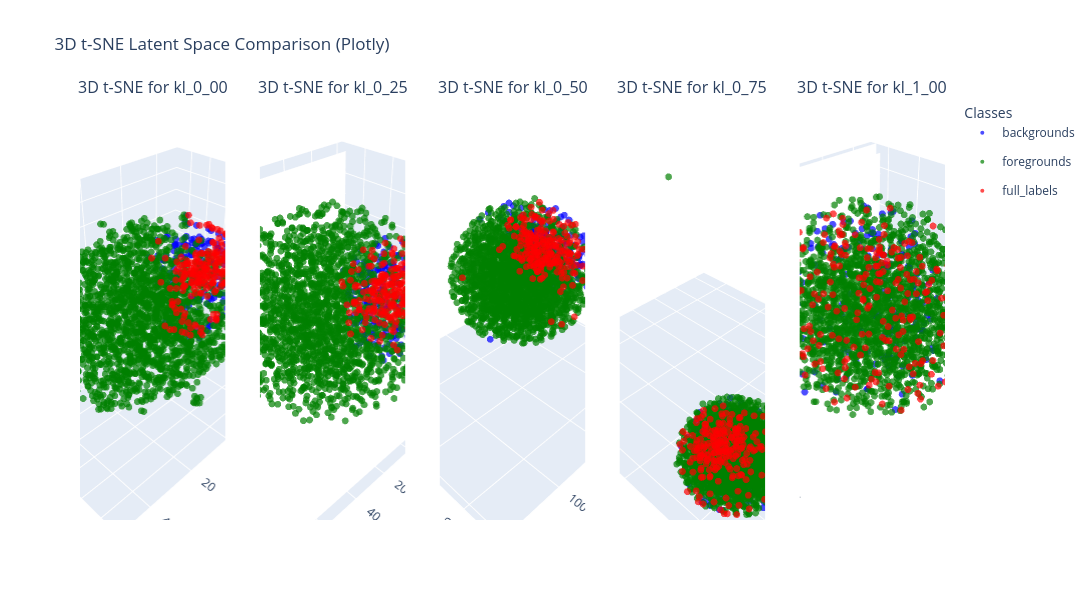

Source (notebook cell):
### Markdown cell above
#### Plot in 3D with plotly

### Code cell
plot_latents_all_models_3d_plotly(models['last'], dataset_pineapple, label_names, label_colors, device=device)

### Figure 1 — Plotly figure (JSON) as saved in the notebook; plotly's stock layout.template omitted (floating-point values rounded to 4 significant figures; data arrays with more than 128 entries replaced by an {"elided": "..."} marker saying what was removed)
{"data": [{"legendgroup": "backgrounds", "marker": {"color": "blue", "opacity": 0.7, "size": 4}, "mode": "markers", "name": "backgrounds", "scene": "scene", "showlegend": true, "type": "scatter3d", "x": {"elided": "194 float values"}, "y": {"elided": "194 float values"}, "z": {"elided": "194 float values"}}, {"legendgroup": "foregrounds", "marker": {"color": "green", "opacity": 0.7, "size": 4}, "mode": "markers", "name": "foregrounds", "scene": "scene", "showlegend": true, "type": "scatter3d", "x": {"elided": "1847 float values"}, "y": {"elided": "1847 float values"}, "z": {"elided": "1847 float values"}}, {"legendgroup": "full_labels", "marker": {"color": "red", "opacity": 0.7, "size": 4}, "mode": "markers", "name": "full_labels", "scene": "scene", "showlegend": true, "type": "scatter3d", "x": {"elided": "219 float values"}, "y": {"elided": "219 float values"}, "z": {"elided": "219 float values"}}, {"legendgroup": "backgrounds", "marker": {"color": "blue", "opacity": 0.7, "size": 4}, "mode": "markers", "name": "backgrounds", "scene": "scene2", "showlegend": false, "type": "scatter3d", "x": {"elided": "194 float values"}, "y": {"elided": "194 float values"}, "z": {"elided": "194 float values"}}, {"legendgroup": "foregrounds", "marker": {"color": "green", "opacity": 0.7, "size": 4}, "mode": "markers", "name": "foregrounds", "scene": "scene2", "showlegend": false, "type": "scatter3d", "x": {"elided": "1847 float values"}, "y": {"elided": "1847 float values"}, "z": {"elided": "1847 float values"}}, {"legendgroup": "full_labels", "marker": {"color": "red", "opacity": 0.7, "size": 4}, "mode": "markers", "name": "full_labels", "scene": "scene2", "showlegend": false, "type": "scatter3d", "x": {"elided": "219 float values"}, "y": {"elided": "219 float values"}, "z": {"elided": "219 float values"}}, {"legendgroup": "backgrounds", "marker": {"color": "blue", "opacity": 0.7, "size": 4}, "mode": "markers", "name": "backgrounds", "scene": "scene3", "showlegend": false, "type": "scatter3d", "x": {"elided": "194 float values"}, "y": {"elided": "194 float values"}, "z": {"elided": "194 float values"}}, {"legendgroup": "foregrounds", "marker": {"color": "green", "opacity": 0.7, "size": 4}, "mode": "markers", "name": "foregrounds", "scene": "scene3", "showlegend": false, "type": "scatter3d", "x": {"elided": "1847 float values"}, "y": {"elided": "1847 float values"}, "z": {"elided": "1847 float values"}}, {"legendgroup": "full_labels", "marker": {"color": "red", "opacity": 0.7, "size": 4}, "mode": "markers", "name": "full_labels", "scene": "scene3", "showlegend": false, "type": "scatter3d", "x": {"elided": "219 float values"}, "y": {"elided": "219 float values"}, "z": {"elided": "219 float values"}}, {"legendgroup": "backgrounds", "marker": {"color": "blue", "opacity": 0.7, "size": 4}, "mode": "markers", "name": "backgrounds", "scene": "scene4", "showlegend": false, "type": "scatter3d", "x": {"elided": "194 float values"}, "y": {"elided": "194 float values"}, "z": {"elided": "194 float values"}}, {"legendgroup": "foregrounds", "marker": {"color": "green", "opacity": 0.7, "size": 4}, "mode": "markers", "name": "foregrounds", "scene": "scene4", "showlegend": false, "type": "scatter3d", "x": {"elided": "1847 float values"}, "y": {"elided": "1847 float values"}, "z": {"elided": "1847 float values"}}, {"legendgroup": "full_labels", "marker": {"color": "red", "opacity": 0.7, "size": 4}, "mode": "markers", "name": "full_labels", "scene": "scene4", "showlegend": false, "type": "scatter3d", "x": {"elided": "219 float values"}, "y": {"elided": "219 float values"}, "z": {"elided": "219 float values"}}, {"legendgroup": "backgrounds", "marker": {"color": "blue", "opacity": 0.7, "size": 4}, "mode": "markers", "name": "backgrounds", "scene": "scene5", "showlegend": false, "type": "scatter3d", "x": {"elided": "194 float values"}, "y": {"elided": "194 float values"}, "z": {"elided": "194 float values"}}, {"legendgroup": "foregrounds", "marker": {"color": "green", "opacity": 0.7, "size": 4}, "mode": "markers", "name": "foregrounds", "scene": "scene5", "showlegend": false, "type": "scatter3d", "x": {"elided": "1847 float values"}, "y": {"elided": "1847 float values"}, "z": {"elided": "1847 float values"}}, {"legendgroup": "full_labels", "marker": {"color": "red", "opacity": 0.7, "size": 4}, "mode": "markers", "name": "full_labels", "scene": "scene5", "showlegend": false, "type": "scatter3d", "x": {"elided": "219 float values"}, "y": {"elided": "219 float values"}, "z": {"elided": "219 float values"}}], "layout": {"annotations": [{"font": {"size": 16}, "showarrow": false, "text": "3D t-SNE for kl_0_00", "x": 0.084, "xanchor": "center", "xref": "paper", "y": 1, "yanchor": "bottom", "yref": "paper"}, {"font": {"size": 16}, "showarrow": false, "text": "3D t-SNE for kl_0_25", "x": 0.292, "xanchor": "center", "xref": "paper", "y": 1, "yanchor": "bottom", "yref": "paper"}, {"font": {"size": 16}, "showarrow": false, "text": "3D t-SNE for kl_0_50", "x": 0.5, "xanchor": "center", "xref": "paper", "y": 1, "yanchor": "bottom", "yref": "paper"}, {"font": {"size": 16}, "showarrow": false, "text": "3D t-SNE for kl_0_75", "x": 0.708, "xanchor": "center", "xref": "paper", "y": 1, "yanchor": "bottom", "yref": "paper"}, {"font": {"size": 16}, "showarrow": false, "text": "3D t-SNE for kl_1_00", "x": 0.916, "xanchor": "center", "xref": "paper", "y": 1, "yanchor": "bottom", "yref": "paper"}], "height": 600, "legend": {"title": {"text": "Classes"}}, "scene": {"domain": {"x": [0, 0.168], "y": [0, 1]}}, "scene2": {"domain": {"x": [0.208, 0.376], "y": [0, 1]}}, "scene3": {"domain": {"x": [0.416, 0.584], "y": [0, 1]}}, "scene4": {"domain": {"x": [0.624, 0.792], "y": [0, 1]}}, "scene5": {"domain": {"x": [0.832, 1], "y": [0, 1]}}, "title": {"text": "3D t-SNE Latent Space Comparison (Plotly)"}, "width": 3000}}
